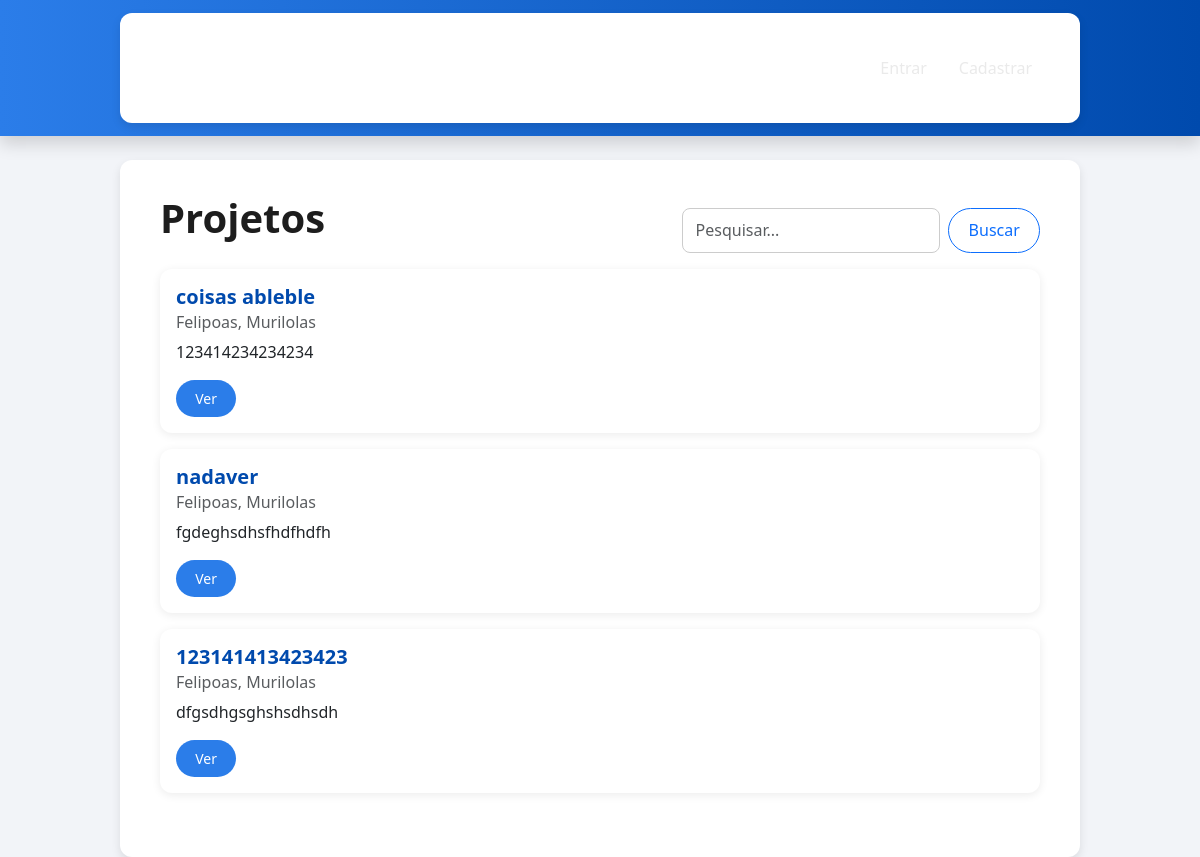
Before: / with the older database file.
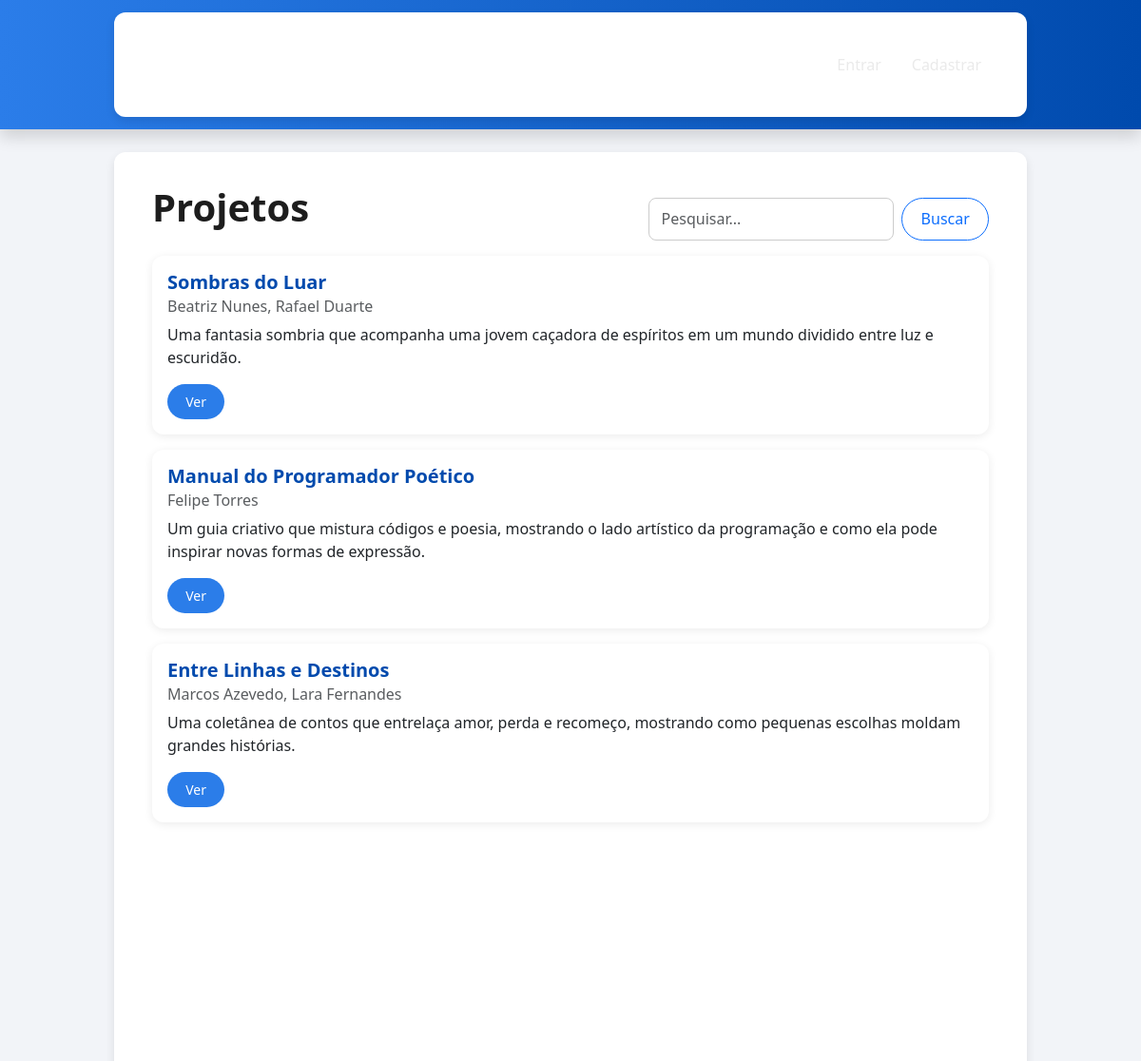
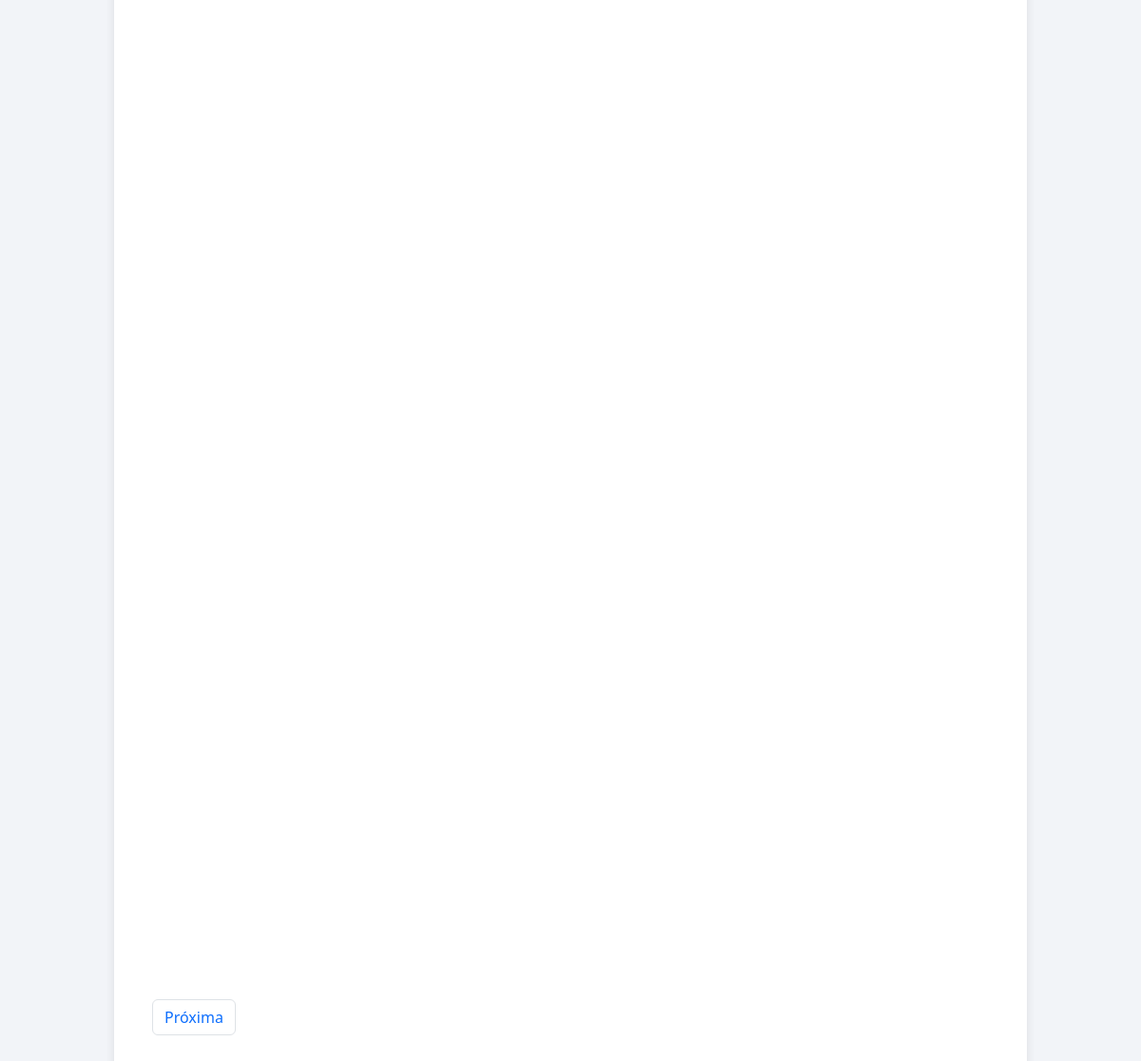
After: the same page with the newer database file (2 pictures, top to bottom).
### models.py (models this page shows)
class Project(db.Model):
    __tablename__ = 'project'
    id = db.Column(db.Integer, primary_key=True)
    title = db.Column(db.String(255), nullable=False)
    description = db.Column(db.Text, nullable=False)
    created_at = db.Column(db.DateTime, default=datetime.utcnow)
    file_path = db.Column(db.String(255))
    authors_text = db.Column(db.String(255))  # texto livre com nome dos autores
    authors = db.relationship('User', secondary=author_project, back_populates='projects')
    favorites = db.relationship('Favorite', back_populates='project', cascade='all, delete-orphan')

### app.py (the view)
    @app.route('/')
    def index():
        q = request.args.get('q', '').strip()
        page = request.args.get('page', 1, type=int)
        if q:
            projects = Project.query.filter(
                (Project.title.ilike(f'%{q}%')) |
                (Project.description.ilike(f'%{q}%')) |
                (Project.authors_text.ilike(f'%{q}%'))
            ).order_by(Project.created_at.desc())
        else:
            projects = Project.query.order_by(Project.created_at.desc())
        projects = projects.paginate(page=page, per_page=10, error_out=False)
        return render_template('index.html', projects=projects, q=q)

### templates/index.html (shortened to what this page needs)
{% extends 'base.html' %}
{% block content %}
<div class="d-flex justify-content-between align-items-center mb-3">
  <h1>Projetos</h1>
  <form class="d-flex" method="get" action="{{ url_for('index') }}">
    <input name="q" class="form-control me-2" placeholder="Pesquisar..." value="{{ q }}">
    <button class="btn btn-outline-primary">Buscar</button>
  </form>
</div>
{% for p in projects.items %}
  <div class="card mb-3">
    <div class="card-body">
      <h5 class="card-title">{{ p.title }}</h5>
      <h6 class="card-subtitle mb-2 text-muted">{{ p.authors_text or 'Autores não informados' }}</h6>
      <p class="card-text">{{ p.description[:250] }}{% if p.description|length > 250 %}...{% endif %}</p>
      <a class="btn btn-sm btn-primary" href="{{ url_for('project_detail', project_id=p.id) }}">Ver</a>
    </div>
  </div>
{% else %}
  <p>Nenhum projeto encontrado.</p>
{% endfor %}
<nav>
  <ul class="pagination">
    {% if projects.has_next %}
      <li class="page-item"><a class="page-link" href="{{ url_for('index', page=projects.next_num, q=q) }}">Próxima</a></li>
    {% endif %}
  </ul>
</nav>
{% endblock %}

### templates/base.html (shortened to what this page needs)
<!doctype html>
<html lang="pt-BR">
<head>
  <link href="https://cdn.jsdelivr.net/npm/bootstrap@5.3.0/dist/css/bootstrap.min.css" rel="stylesheet">
  <link rel="stylesheet" href="{{ url_for('static', filename='css/style.css') }}">
</head>
<body>
<nav class="navbar navbar-expand-lg navbar-dark bg-primary mb-4 shadow">
  <div class="container">
    <a class="navbar-brand fw-bold" href="{{ url_for('index') }}">Catálogo</a>
    <div class="collapse navbar-collapse">
      <ul class="navbar-nav ms-auto">
        {% if current_user.is_authenticated %}
          <li class="nav-item"><a class="nav-link text-white fw-semibold" href="{{ url_for('favoritos') }}">Favoritos</a></li>
          <li class="nav-item"><a class="nav-link text-white fw-semibold" href="{{ url_for('perfil') }}">Perfil</a></li>
          <li class="nav-item"><a class="nav-link text-white fw-semibold" href="{{ url_for('create_project') }}">Novo Projeto</a></li>
          <li class="nav-item"><a class="nav-link text-white fw-semibold" href="{{ url_for('logout') }}">Deslogar</a></li>
        {% else %}
          <li class="nav-item"><a class="nav-link text-white" href="{{ url_for('login') }}">Entrar</a></li>
          <li class="nav-item"><a class="nav-link text-white" href="{{ url_for('register') }}">Cadastrar</a></li>
        {% endif %}
      </ul>
    </div>
  </div>
</nav>
<div class="container">
  {% block content %}{% endblock %}
</div>
</body>
</html>

### static/css/style.css (style rules this page uses)
* { margin: 0; padding: 0; box-sizing: border-box; }
body { font-family: "Poppins", "Segoe UI", Arial, sans-serif; background-color: #f2f4f8; color: #333; min-height: 100vh; }
.navbar { background: linear-gradient(90deg, #2b7de9, #004aad); padding: 0.8rem 1rem; box-shadow: 0 3px 6px rgba(0,0,0,0.1); }
.navbar-brand { font-weight: 600; font-size: 1.5rem; color: #fff !important; letter-spacing: 0.5px; }
.navbar-nav .nav-link { color: #eaeaea !important; margin-left: 1rem; transition: color 0.3s; }
.container { max-width: 960px; background: #fff; border-radius: 12px; padding: 2rem 2.5rem; box-shadow: 0 4px 10px rgba(0,0,0,0.1); }
h1, h2, h3 { font-weight: 600; color: #1d1d1d; }
form { margin-top: 1rem; }
.form-control { border-radius: 8px; border: 1px solid #ccc; padding: 0.6rem 0.8rem; transition: all 0.2s; }
.btn { border-radius: 25px; font-weight: 500; padding: 0.5rem 1.2rem; transition: all 0.3s; }
.btn-primary { background-color: #2b7de9; border: none; }
.card { border: none; border-radius: 12px; box-shadow: 0 2px 10px rgba(0,0,0,0.08); transition: transform 0.2s ease; }
.card-title { font-weight: 600; color: #004aad; }
.card-subtitle { color: #777; }

Changed rows visible on the page:
no longer on this page (row unchanged): Project: title "coisas ableble", authors_text "Felipoas, Murilolas", description "123414234234234"
no longer on this page (row unchanged): Project: title "nadaver", authors_text "Felipoas, Murilolas", description "fgdeghsdhsfhdfhdfh"
no longer on this page (row unchanged): Project: title "123141413423423", authors_text "Felipoas, Murilolas", description "dfgsdhgsghshsdhsdh"
added Project: title "Sombras do Luar", authors_text "Beatriz Nunes, Rafael Duarte", description "Uma fantasia sombria que acompanha uma jovem caçadora de espíritos em um mundo dividido entre luz e escuridão."
added Project: title "Manual do Programador Poético", authors_text "Felipe Torres", description "Um guia criativo que mistura códigos e poesia, mostrando o lado artístico da programação e como ela pode inspirar novas formas de expressão."
added Project: title "Entre Linhas e Destinos", authors_text "Marcos Azevedo, Lara Fernandes", description "Uma coletânea de contos que entrelaça amor, perda e recomeço, mostrando como pequenas escolhas moldam grandes histórias."
Other visible differences:
text now shown: "Próxima"
